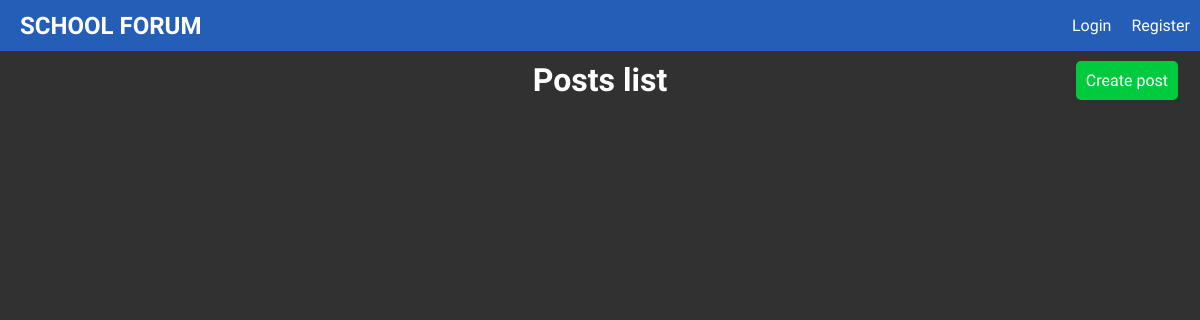
/rules, run on an earlier commit of the app's database.
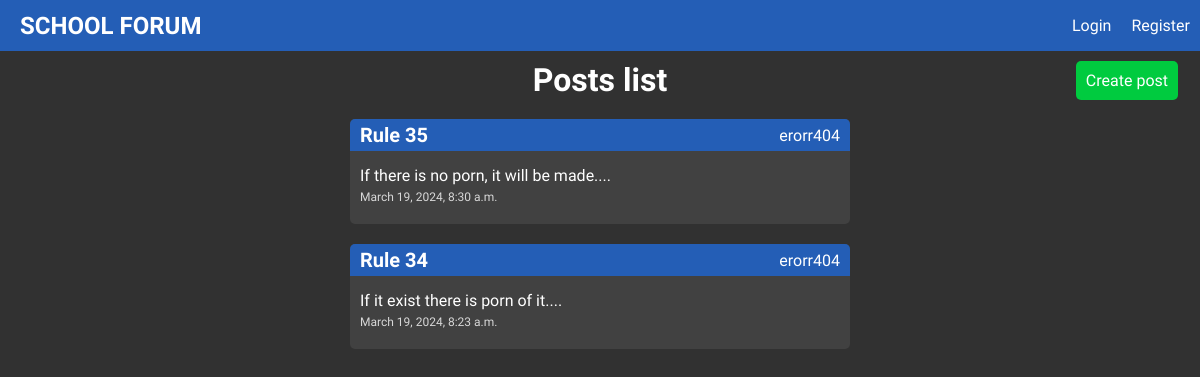
And on a later commit of the database.
### posts/models.py (models this page shows, shortened)
class Post(models.Model):
    title = models.CharField(max_length=50)
    slug = models.SlugField()
    body = models.TextField()
    date = models.DateTimeField(auto_now_add=True)
    category = models.ForeignKey(Category, models.CASCADE, default=None)
    author = models.ForeignKey(User, models.CASCADE, default=None)
    def snippet(self):
        return self.body[:50] + '...'

### posts/views.py (the view)
# urls.py: path('<slug:category>', views.post_list_view, name='posts_list'),
def post_list_view(request, category):
    posts = Post.objects.filter(Q(category__slug=category)).order_by('date')[::-1]
    return render(request, 'posts_list.html', {'posts':posts, 'category':category})

### posts/templates/posts_list.html
{% extends 'base_layout.html' %}
{% block content %}
    <div class="page-title-header posts">
        <a href="{% url 'posts:create' category=category %}" class="create-post">Create post</a>
        <h1>Posts list</h1>
    </div>
    <div class="posts">
        {% for post in posts %}
            <div class="post">
                <a href="{% url 'posts:show' category=category post=post.slug %}">
                    <div class="title">
                        <h2 class="post-title">{{ post.title }}</h2>
                        <p class="post-author">{{ post.author }}</p>
                    </div>
                    <div class="post-content">
                        <p class="post-snippet">{{ post.snippet }}</p>
                        <p class="post-date">{{ post.date }}</p>
                    </div>
                </a>
            </div>
        {% endfor %}
    </div>
{% endblock content %}

What changed in the data, as far as the page shows it:
added Post: title "Rule 35", author "erorr404", snippet "If there is no porn, it will be made....", date "March 19, 2024, 8:30 a.m."
added Post: title "Rule 34", author "erorr404", snippet "If it exist there is porn of it....", date "March 19, 2024, 8:23 a.m."
